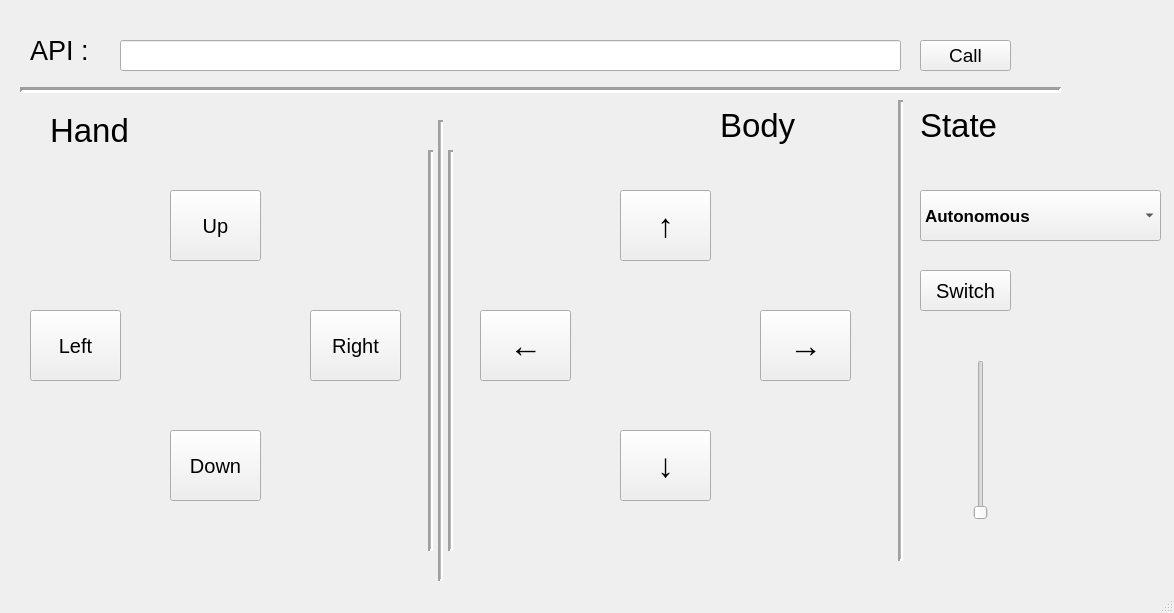
<?xml version="1.0" encoding="UTF-8"?>
<ui version="4.0">
 <class>MainWindow</class>
 <widget class="QMainWindow" name="MainWindow">
  <property name="geometry">
   <rect>
    <x>0</x>
    <y>0</y>
    <width>1174</width>
    <height>613</height>
   </rect>
  </property>
  <property name="font">
   <font>
    <kerning>true</kerning>
   </font>
  </property>
  <property name="windowTitle">
   <string>MainWindow</string>
  </property>
  <widget class="QWidget" name="centralwidget">
   <widget class="QLabel" name="label">
    <property name="geometry">
     <rect>
      <x>50</x>
      <y>110</y>
      <width>101</width>
      <height>41</height>
     </rect>
    </property>
    <property name="font">
     <font>
      <pointsize>25</pointsize>
      <kerning>true</kerning>
     </font>
    </property>
    <property name="text">
     <string>Hand</string>
    </property>
   </widget>
   <widget class="QLabel" name="label_2">
    <property name="geometry">
     <rect>
      <x>720</x>
      <y>100</y>
      <width>101</width>
      <height>51</height>
     </rect>
    </property>
    <property name="font">
     <font>
      <pointsize>25</pointsize>
      <kerning>true</kerning>
     </font>
    </property>
    <property name="text">
     <string>Body</string>
    </property>
   </widget>
   <widget class="Line" name="line">
    <property name="geometry">
     <rect>
      <x>430</x>
      <y>120</y>
      <width>20</width>
      <height>461</height>
     </rect>
    </property>
    <property name="font">
     <font>
      <weight>50</weight>
      <bold>false</bold>
      <kerning>true</kerning>
     </font>
    </property>
    <property name="lineWidth">
     <number>2</number>
    </property>
    <property name="midLineWidth">
     <number>1</number>
    </property>
    <property name="orientation">
     <enum>Qt::Vertical</enum>
    </property>
   </widget>
   <widget class="Line" name="line_3">
    <property name="geometry">
     <rect>
      <x>440</x>
      <y>150</y>
      <width>21</width>
      <height>401</height>
     </rect>
    </property>
    <property name="font">
     <font>
      <weight>50</weight>
      <bold>false</bold>
      <kerning>true</kerning>
     </font>
    </property>
    <property name="lineWidth">
     <number>2</number>
    </property>
    <property name="midLineWidth">
     <number>1</number>
    </property>
    <property name="orientation">
     <enum>Qt::Vertical</enum>
    </property>
   </widget>
   <widget class="Line" name="line_4">
    <property name="geometry">
     <rect>
      <x>420</x>
      <y>150</y>
      <width>21</width>
      <height>401</height>
     </rect>
    </property>
    <property name="font">
     <font>
      <weight>50</weight>
      <bold>false</bold>
      <kerning>true</kerning>
     </font>
    </property>
    <property name="lineWidth">
     <number>2</number>
    </property>
    <property name="midLineWidth">
     <number>1</number>
    </property>
    <property name="orientation">
     <enum>Qt::Vertical</enum>
    </property>
   </widget>
   <widget class="QPushButton" name="pushButton_HandLeft">
    <property name="geometry">
     <rect>
      <x>30</x>
      <y>310</y>
      <width>91</width>
      <height>71</height>
     </rect>
    </property>
    <property name="font">
     <font>
      <pointsize>15</pointsize>
      <kerning>true</kerning>
     </font>
    </property>
    <property name="text">
     <string>Left</string>
    </property>
   </widget>
   <widget class="QPushButton" name="pushButton_HandRight">
    <property name="geometry">
     <rect>
      <x>310</x>
      <y>310</y>
      <width>91</width>
      <height>71</height>
     </rect>
    </property>
    <property name="font">
     <font>
      <pointsize>15</pointsize>
      <kerning>true</kerning>
     </font>
    </property>
    <property name="text">
     <string>Right</string>
    </property>
   </widget>
   <widget class="QPushButton" name="pushButton_HandUp">
    <property name="geometry">
     <rect>
      <x>170</x>
      <y>190</y>
      <width>91</width>
      <height>71</height>
     </rect>
    </property>
    <property name="font">
     <font>
      <pointsize>15</pointsize>
      <kerning>true</kerning>
     </font>
    </property>
    <property name="text">
     <string>Up</string>
    </property>
   </widget>
   <widget class="QPushButton" name="pushButton_HandDown">
    <property name="geometry">
     <rect>
      <x>170</x>
      <y>430</y>
      <width>91</width>
      <height>71</height>
     </rect>
    </property>
    <property name="font">
     <font>
      <pointsize>15</pointsize>
      <kerning>true</kerning>
     </font>
    </property>
    <property name="text">
     <string>Down</string>
    </property>
   </widget>
   <widget class="QPushButton" name="pushButton_BodyLeft">
    <property name="geometry">
     <rect>
      <x>480</x>
      <y>310</y>
      <width>91</width>
      <height>71</height>
     </rect>
    </property>
    <property name="font">
     <font>
      <pointsize>25</pointsize>
      <kerning>true</kerning>
     </font>
    </property>
    <property name="text">
     <string>←</string>
    </property>
   </widget>
   <widget class="QPushButton" name="pushButton_BodyRight">
    <property name="geometry">
     <rect>
      <x>760</x>
      <y>310</y>
      <width>91</width>
      <height>71</height>
     </rect>
    </property>
    <property name="font">
     <font>
      <pointsize>25</pointsize>
      <kerning>true</kerning>
     </font>
    </property>
    <property name="text">
     <string>→</string>
    </property>
   </widget>
   <widget class="QPushButton" name="pushButton_BodyDown">
    <property name="geometry">
     <rect>
      <x>620</x>
      <y>430</y>
      <width>91</width>
      <height>71</height>
     </rect>
    </property>
    <property name="font">
     <font>
      <pointsize>25</pointsize>
      <kerning>true</kerning>
     </font>
    </property>
    <property name="text">
     <string>↓</string>
    </property>
   </widget>
   <widget class="QPushButton" name="pushButton_BodyUp">
    <property name="geometry">
     <rect>
      <x>620</x>
      <y>190</y>
      <width>91</width>
      <height>71</height>
     </rect>
    </property>
    <property name="font">
     <font>
      <pointsize>25</pointsize>
      <kerning>true</kerning>
     </font>
    </property>
    <property name="text">
     <string>↑</string>
    </property>
   </widget>
   <widget class="QComboBox" name="comboBox_State">
    <property name="geometry">
     <rect>
      <x>920</x>
      <y>190</y>
      <width>241</width>
      <height>51</height>
     </rect>
    </property>
    <property name="font">
     <font>
      <pointsize>13</pointsize>
      <weight>75</weight>
      <bold>true</bold>
     </font>
    </property>
    <property name="acceptDrops">
     <bool>false</bool>
    </property>
    <property name="autoFillBackground">
     <bool>false</bool>
    </property>
    <property name="editable">
     <bool>false</bool>
    </property>
    <property name="currentText">
     <string>Autonomous</string>
    </property>
    <property name="iconSize">
     <size>
      <width>20</width>
      <height>25</height>
     </size>
    </property>
    <item>
     <property name="text">
      <string>Autonomous</string>
     </property>
    </item>
    <item>
     <property name="text">
      <string>Semi_Autonomous</string>
     </property>
    </item>
    <item>
     <property name="text">
      <string>Manual</string>
     </property>
    </item>
   </widget>
   <widget class="QLabel" name="label_3">
    <property name="geometry">
     <rect>
      <x>920</x>
      <y>100</y>
      <width>111</width>
      <height>51</height>
     </rect>
    </property>
    <property name="font">
     <font>
      <pointsize>25</pointsize>
      <kerning>true</kerning>
     </font>
    </property>
    <property name="text">
     <string>State</string>
    </property>
   </widget>
   <widget class="Line" name="line_2">
    <property name="geometry">
     <rect>
      <x>890</x>
      <y>100</y>
      <width>20</width>
      <height>461</height>
     </rect>
    </property>
    <property name="font">
     <font>
      <weight>50</weight>
      <bold>false</bold>
      <kerning>true</kerning>
     </font>
    </property>
    <property name="lineWidth">
     <number>2</number>
    </property>
    <property name="midLineWidth">
     <number>1</number>
    </property>
    <property name="orientation">
     <enum>Qt::Vertical</enum>
    </property>
   </widget>
   <widget class="QPushButton" name="pushButton_StateSwitch">
    <property name="geometry">
     <rect>
      <x>920</x>
      <y>270</y>
      <width>91</width>
      <height>41</height>
     </rect>
    </property>
    <property name="font">
     <font>
      <pointsize>15</pointsize>
      <kerning>true</kerning>
     </font>
    </property>
    <property name="text">
     <string>Switch</string>
    </property>
   </widget>
   <widget class="QLineEdit" name="lineEdit_API">
    <property name="geometry">
     <rect>
      <x>120</x>
      <y>40</y>
      <width>781</width>
      <height>31</height>
     </rect>
    </property>
    <property name="font">
     <font>
      <pointsize>14</pointsize>
     </font>
    </property>
   </widget>
   <widget class="QLabel" name="label_4">
    <property name="geometry">
     <rect>
      <x>30</x>
      <y>30</y>
      <width>91</width>
      <height>41</height>
     </rect>
    </property>
    <property name="font">
     <font>
      <pointsize>20</pointsize>
      <kerning>true</kerning>
     </font>
    </property>
    <property name="text">
     <string>API :</string>
    </property>
   </widget>
   <widget class="Line" name="line_5">
    <property name="geometry">
     <rect>
      <x>20</x>
      <y>80</y>
      <width>1041</width>
      <height>20</height>
     </rect>
    </property>
    <property name="lineWidth">
     <number>3</number>
    </property>
    <property name="orientation">
     <enum>Qt::Horizontal</enum>
    </property>
   </widget>
   <widget class="QPushButton" name="pushButton_APIcall">
    <property name="geometry">
     <rect>
      <x>920</x>
      <y>40</y>
      <width>91</width>
      <height>31</height>
     </rect>
    </property>
    <property name="font">
     <font>
      <pointsize>14</pointsize>
      <kerning>true</kerning>
     </font>
    </property>
    <property name="text">
     <string>Call</string>
    </property>
   </widget>
   <widget class="QSlider" name="verticalSlider">
    <property name="geometry">
     <rect>
      <x>970</x>
      <y>360</y>
      <width>22</width>
      <height>160</height>
     </rect>
    </property>
    <property name="orientation">
     <enum>Qt::Vertical</enum>
    </property>
   </widget>
  </widget>
  <widget class="QStatusBar" name="statusbar"/>
 </widget>
 <resources/>
 <connections/>
</ui>
